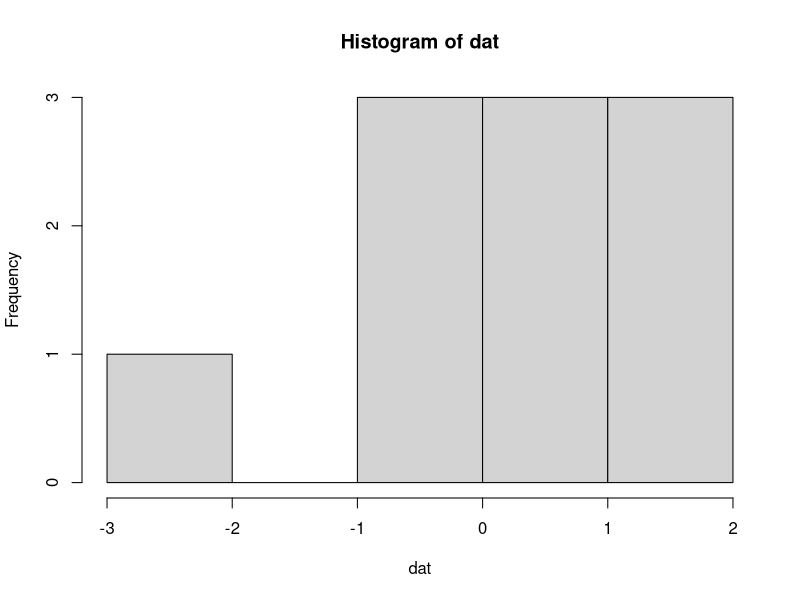
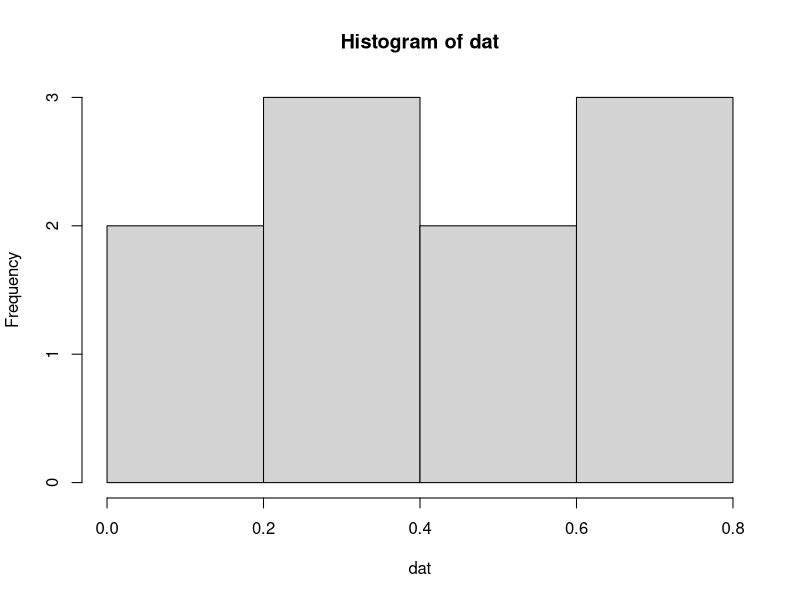

The R script that drew these images, in order: (Note: this script raises an error after producing the figures.)
distribHist <- function(n, distrib) {
  arg <- match.arg(distrib, c("normal", "unif"))
  dat <- switch(arg, "normal" = rnorm(n), "unif" = runif(n))
  hist(dat)
}

distribHist(10, "n")
distribHist(10, "un")
distribHist(1000, "uniformal")
